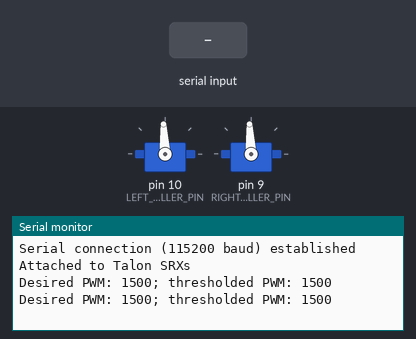
This sketch was run on a simulated Arduino Uno, built with avr-gcc and run on an emulated ATmega328P. On the bench: 2 × servo, the last lines printed to the serial monitor. Inputs (shaded band) come from the test bench.

Above: at 1.3 s.
1.4 s: "90,45\n" received over Serial
At 1.8 s:
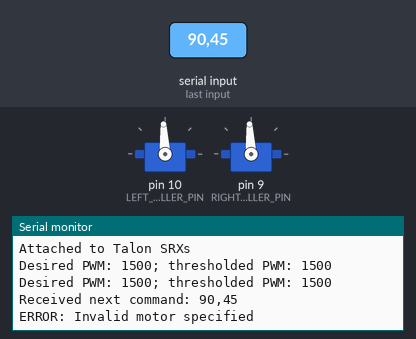
2.9 s: "5\n" received over Serial
At 4.1 s:
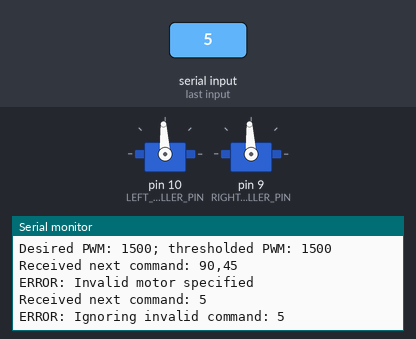
4.4 s: "L90\n" received over Serial
At 5.3 s:
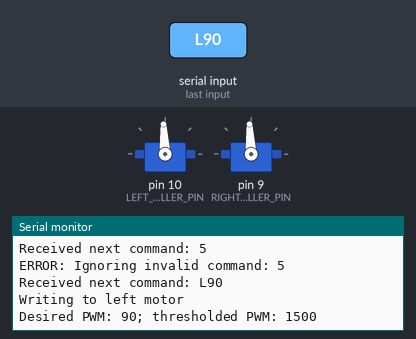

The sketch:

talon_srx_repl.ino
```cpp
/*
 * talon_srx_repl.ino
 *
 * REPL to send commands to the Talon SRX motor controllers connected.
 */

// Talon SRX motor controllers are connected via PWM pins
#include <Servo.h>

// SRX motor controller pins (should be PWM)
constexpr int LEFT_CONTROLLER_PIN  = 10;
constexpr int RIGHT_CONTROLLER_PIN = 9;

// Servo objects (1 for each controller)
Servo leftServo, rightServo;

/*
 * Talon SRX limits: The controllers take a PWM signal in the range [1000, 2000]
 * (microseconds).  A value of 1500 is STOP; 2000 is full-speed forward; 1000 is
 * full-speed reverse.
 */
constexpr int MAX_PWM  = 2000;
constexpr int MIN_PWM  = 1000;
constexpr int STOP_PWM = 1500;

/*
 * Helper function to send a desired PWM signal to a Talon SRX controller.
 * Also enforces the [1000, 2000] range.
 *
 * Parameters:
 *   pwm (int): Desired PWM to send (microseconds)
 *   servo (Servo *): Servo object to command
 */
void SendPWMCommand(const int pwm, const Servo *servo) {
  // nullptr checks
  if (servo == nullptr) {
    Serial.println("ERROR: Invalid servo passed!");
    return;
  }

  // If desired PWM is out-of-range send the STOP command instead
  int pwmToSend = ((pwm < MIN_PWM) || (pwm > MAX_PWM)) ? STOP_PWM : pwm;

  Serial.print("Desired PWM: ");
  Serial.print(pwm);
  Serial.print("; thresholded PWM: ");
  Serial.println(pwmToSend);

  servo->writeMicroseconds(pwmToSend);
}

void setup() {
  // Initialize Serial terminal connection
  Serial.begin(115200);

  // Need a short 150 ms delay otherwise Serial.print() will execute twice
  delay(150);

  // Wait for serial connection to be established
  while (!Serial) {
    delay(10);
  }

  Serial.println("Serial connection (115200 baud) established");

  // Connect to the Talon SRXs
  leftServo.attach(LEFT_CONTROLLER_PIN);
  rightServo.attach(RIGHT_CONTROLLER_PIN);
  Serial.println("Attached to Talon SRXs");

  // For safety send the STOP command to both controllers
  SendPWMCommand(STOP_PWM, &leftServo);
  SendPWMCommand(STOP_PWM, &rightServo);
}

void loop() {
  // Check for user input
  if (Serial.available() > 0) {
    /*
     * The user can send desired PWM commands of the form
     * L<PWM> or R<PWM>.
     */
    const String nextCommand = Serial.readStringUntil('\n');
    Serial.print("Received next command: ");
    Serial.println(nextCommand);

    // Ensure command is at least 2 characters long (1 character for the motor L/R, at least 1 character for PWM)
    if (nextCommand.length() >= 2) {
      const char motor = nextCommand[0];
      const int pwmCommand = nextCommand.substring(1).toInt();

      // Send motor command
      if (motor == 'L') {
        Serial.println("Writing to left motor");
        SendPWMCommand(pwmCommand, &leftServo);
      } else if (motor == 'R') {
        Serial.println("Writing to right motor");
        SendPWMCommand(pwmCommand, &rightServo);
      } else {
        // Unknown motor
        Serial.println("ERROR: Invalid motor specified");
      }
    } else {
      Serial.print("ERROR: Ignoring invalid command: ");
      Serial.println(nextCommand);
    }
  }
}
```

Measured:
- after the input at 1.4 s, the serial monitor: prints a new line at once (image 1)
- after the input at 2.9 s, the serial monitor: prints a new line at once (image 2)
- after the input at 4.4 s, the serial monitor: prints a new line at once (image 3)
